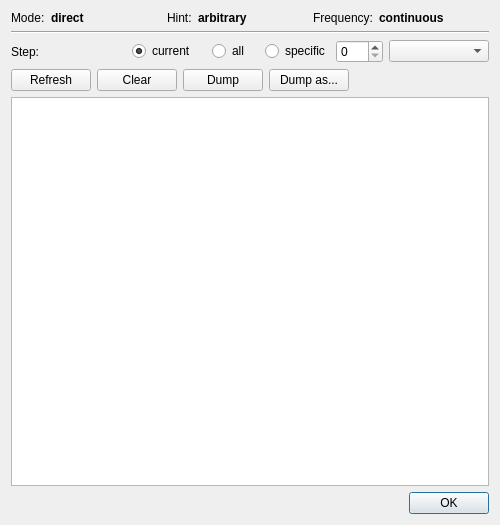
<?xml version="1.0" encoding="UTF-8"?>
<ui version="4.0">
 <class>dialogDisplayChannel</class>
 <widget class="QDialog" name="dialogDisplayChannel">
  <property name="geometry">
   <rect>
    <x>0</x>
    <y>0</y>
    <width>500</width>
    <height>525</height>
   </rect>
  </property>
  <property name="windowTitle">
   <string>Dialog</string>
  </property>
  <layout class="QVBoxLayout" name="verticalLayout">
   <item>
    <layout class="QHBoxLayout" name="layoutProperties">
     <item>
      <widget class="QLabel" name="labelMode">
       <property name="sizePolicy">
        <sizepolicy hsizetype="Minimum" vsizetype="Preferred">
         <horstretch>0</horstretch>
         <verstretch>0</verstretch>
        </sizepolicy>
       </property>
       <property name="text">
        <string>Mode:</string>
       </property>
      </widget>
     </item>
     <item>
      <widget class="QLabel" name="displayMode">
       <property name="sizePolicy">
        <sizepolicy hsizetype="MinimumExpanding" vsizetype="Preferred">
         <horstretch>0</horstretch>
         <verstretch>0</verstretch>
        </sizepolicy>
       </property>
       <property name="font">
        <font>
         <weight>75</weight>
         <bold>true</bold>
        </font>
       </property>
       <property name="text">
        <string>direct</string>
       </property>
      </widget>
     </item>
     <item>
      <widget class="QLabel" name="labelHint">
       <property name="sizePolicy">
        <sizepolicy hsizetype="Minimum" vsizetype="Preferred">
         <horstretch>0</horstretch>
         <verstretch>0</verstretch>
        </sizepolicy>
       </property>
       <property name="text">
        <string>Hint:</string>
       </property>
      </widget>
     </item>
     <item>
      <widget class="QLabel" name="displayHint">
       <property name="sizePolicy">
        <sizepolicy hsizetype="MinimumExpanding" vsizetype="Preferred">
         <horstretch>0</horstretch>
         <verstretch>0</verstretch>
        </sizepolicy>
       </property>
       <property name="font">
        <font>
         <weight>75</weight>
         <bold>true</bold>
        </font>
       </property>
       <property name="text">
        <string>arbitrary</string>
       </property>
      </widget>
     </item>
     <item>
      <widget class="QLabel" name="labelFrequency">
       <property name="sizePolicy">
        <sizepolicy hsizetype="Minimum" vsizetype="Preferred">
         <horstretch>0</horstretch>
         <verstretch>0</verstretch>
        </sizepolicy>
       </property>
       <property name="text">
        <string>Frequency:</string>
       </property>
      </widget>
     </item>
     <item>
      <widget class="QLabel" name="displayFrequency">
       <property name="sizePolicy">
        <sizepolicy hsizetype="MinimumExpanding" vsizetype="Preferred">
         <horstretch>0</horstretch>
         <verstretch>0</verstretch>
        </sizepolicy>
       </property>
       <property name="font">
        <font>
         <weight>75</weight>
         <bold>true</bold>
        </font>
       </property>
       <property name="text">
        <string>continuous</string>
       </property>
      </widget>
     </item>
    </layout>
   </item>
   <item>
    <widget class="Line" name="line">
     <property name="orientation">
      <enum>Qt::Horizontal</enum>
     </property>
    </widget>
   </item>
   <item>
    <layout class="QHBoxLayout" name="layoutStep">
     <item>
      <widget class="QLabel" name="labelStep">
       <property name="sizePolicy">
        <sizepolicy hsizetype="MinimumExpanding" vsizetype="Preferred">
         <horstretch>0</horstretch>
         <verstretch>0</verstretch>
        </sizepolicy>
       </property>
       <property name="text">
        <string>Step:</string>
       </property>
      </widget>
     </item>
     <item>
      <widget class="QRadioButton" name="checkStepCurrent">
       <property name="text">
        <string>current</string>
       </property>
       <property name="checked">
        <bool>true</bool>
       </property>
      </widget>
     </item>
     <item>
      <spacer name="spacerStepLeft">
       <property name="orientation">
        <enum>Qt::Horizontal</enum>
       </property>
       <property name="sizeType">
        <enum>QSizePolicy::Fixed</enum>
       </property>
       <property name="sizeHint" stdset="0">
        <size>
         <width>10</width>
         <height>1</height>
        </size>
       </property>
      </spacer>
     </item>
     <item>
      <widget class="QRadioButton" name="checkStepAll">
       <property name="text">
        <string>all</string>
       </property>
      </widget>
     </item>
     <item>
      <spacer name="spacerStepRight">
       <property name="orientation">
        <enum>Qt::Horizontal</enum>
       </property>
       <property name="sizeType">
        <enum>QSizePolicy::Fixed</enum>
       </property>
       <property name="sizeHint" stdset="0">
        <size>
         <width>10</width>
         <height>1</height>
        </size>
       </property>
      </spacer>
     </item>
     <item>
      <widget class="QRadioButton" name="checkStepSpecific">
       <property name="text">
        <string>specific</string>
       </property>
      </widget>
     </item>
     <item>
      <widget class="QSpinBox" name="editStepIndex">
       <property name="maximum">
        <number>999</number>
       </property>
      </widget>
     </item>
     <item>
      <widget class="QComboBox" name="selectStepValue">
       <property name="minimumSize">
        <size>
         <width>100</width>
         <height>0</height>
        </size>
       </property>
       <property name="editable">
        <bool>false</bool>
       </property>
      </widget>
     </item>
    </layout>
   </item>
   <item>
    <layout class="QHBoxLayout" name="layoutButtons">
     <item>
      <widget class="QPushButton" name="buttonRefresh">
       <property name="text">
        <string>Refresh</string>
       </property>
      </widget>
     </item>
     <item>
      <widget class="QPushButton" name="buttonClear">
       <property name="text">
        <string>Clear</string>
       </property>
      </widget>
     </item>
     <item>
      <widget class="QPushButton" name="buttonDump">
       <property name="text">
        <string>Dump</string>
       </property>
      </widget>
     </item>
     <item>
      <widget class="QPushButton" name="buttonDumpAs">
       <property name="text">
        <string>Dump as...</string>
       </property>
      </widget>
     </item>
     <item>
      <spacer name="spacerButtons">
       <property name="orientation">
        <enum>Qt::Horizontal</enum>
       </property>
       <property name="sizeHint" stdset="0">
        <size>
         <width>1</width>
         <height>1</height>
        </size>
       </property>
      </spacer>
     </item>
    </layout>
   </item>
   <item>
    <widget class="QTableView" name="tableData">
     <property name="minimumSize">
      <size>
       <width>0</width>
       <height>350</height>
      </size>
     </property>
    </widget>
   </item>
   <item>
    <widget class="QDialogButtonBox" name="buttonBox">
     <property name="orientation">
      <enum>Qt::Horizontal</enum>
     </property>
     <property name="standardButtons">
      <set>QDialogButtonBox::Ok</set>
     </property>
    </widget>
   </item>
  </layout>
 </widget>
 <resources/>
 <connections/>
</ui>
